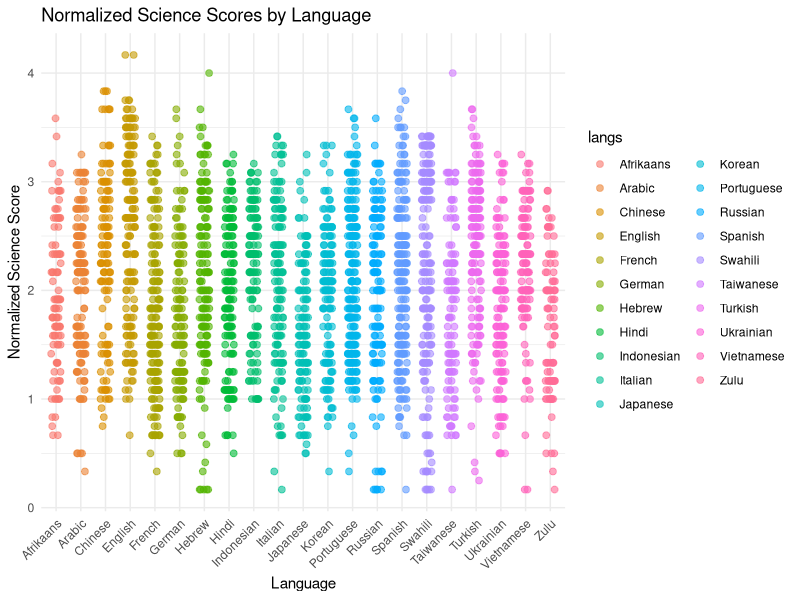
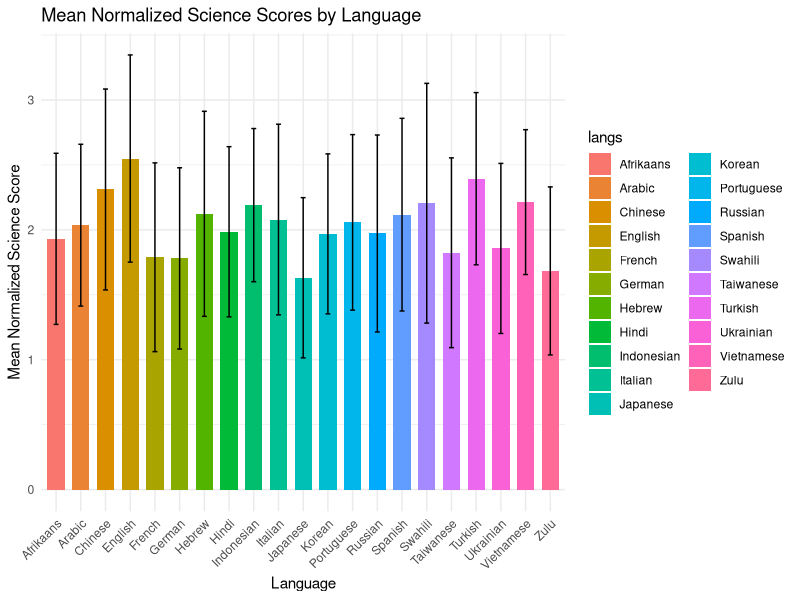
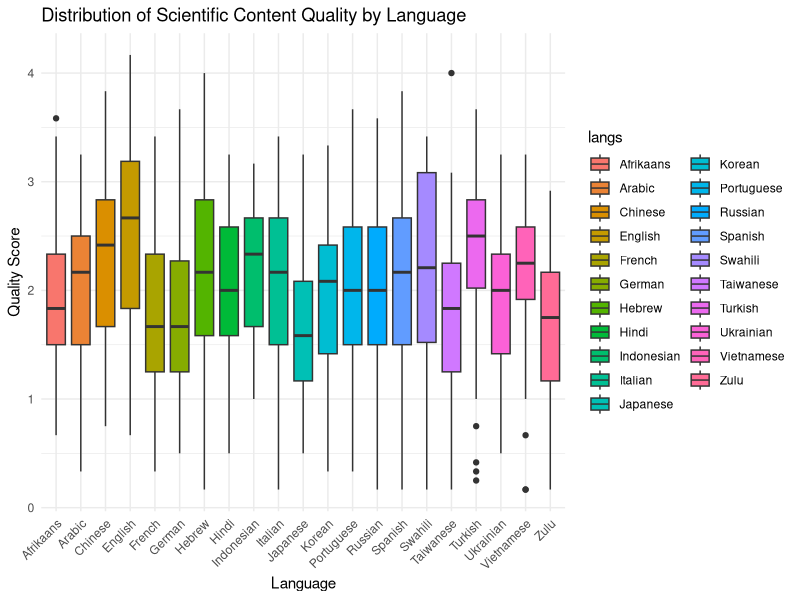

These figures' R source, in order: (Note: this script raises an error after producing the figures.)
## ---- chunk 1
knitr::opts_chunk$set(echo = TRUE)
## ---- chunk 2
library(tidyverse)
## ---- chunk 3
data <- read_tsv('cleaned_data.tsv')
glimpse(data)
## ---- chunk 4
ggplot(data, aes(x = langs, y = agg_sci_qual_norm, color = langs)) +
  geom_jitter(width = 0.2, height = 0, size = 2, alpha = 0.6) +
  theme_minimal() +
  labs(
    title = "Normalized Science Scores by Language",
    x = "Language",
    y = "Normalized Science Score"
  ) +  theme(
    axis.text.x = element_text(angle = 45, hjust = 1)
  )
## ---- chunk 5

# Summarize data to get mean and standard deviation
summary_data <- data %>%
  group_by(langs) %>%
  summarise(
    mean_score = mean(agg_sci_qual_norm),
    sd_score = sd(agg_sci_qual_norm)
  )

# Plotting the data
ggplot(summary_data, aes(x = langs, y = mean_score, fill = langs)) +
  geom_bar(stat = "identity", position = position_dodge(), width = 0.7) +
  geom_errorbar(aes(ymin = mean_score - sd_score, ymax = mean_score + sd_score), width = 0.2, position = position_dodge(0.7)) +
  theme_minimal() +
  labs(
    title = "Mean Normalized Science Scores by Language",
    x = "Language",
    y = "Mean Normalized Science Score"
  )  +  theme(
    axis.text.x = element_text(angle = 45, hjust = 1)
  )
## ---- chunk 6
ggplot(data, aes(x = langs, y = agg_sci_qual_norm, fill = langs)) +
  geom_boxplot() +
  theme_minimal() +
  labs(
    title = "Distribution of Scientific Content Quality by Language",
    x = "Language",
    y = "Quality Score"
  ) +
  theme(axis.text.x = element_text(angle = 45, hjust = 1)) 
## ---- chunk 7
library(caret)

# Set the seed for reproducibility
set.seed(123)

# Split the data into 70% training and 30% test
trainIndex <- createDataPartition(data$agg_sci_qual_norm, p = 0.7, 
                                  list = FALSE, 
                                  times = 1)

# Create the training and test data-sets
trainData <- data[trainIndex, ]
testData <- data[-trainIndex, ]
## ---- chunk 8
# Convert langs and country to factors
trainData <- trainData %>%
  mutate(
    langs = factor(langs),
    country = factor(country)
  )

# Run the linear regression model again
model <- lm(agg_sci_qual_norm ~ ., data = trainData)
summary(model)
## ---- chunk 9
model <- lm(agg_sci_qual_norm ~ . - jargon_score - site_type_fct - country - langs, data = trainData)
summary(model)
## ---- chunk 10
model <- lm(agg_sci_qual_norm ~ result_number + link_type + how_recent_is_the_information  + are_there_local_examples_in_the_content_e_g_r + local_examples_prop + does_the_content_present_advantages_and_disad + link_accessibility + jargon_score, data = trainData)
summary(model)
## ---- chunk 11
model1 <- lm(agg_sci_qual_norm ~ . - access_multimedia - access_sci - access - cred - contextual - accuracy,data = trainData)
step_model <- step(model1)
summary(step_model)
## ---- chunk 12
#experimenting more
model2 <- lm(formula = agg_sci_qual_norm ~ langs + type + result_number + 
    link_type + link_accessibility + how_recent_is_the_information + 
    jargon_score + local_examples_prop + does_the_content_present_advantages_and_disad + 
    site_type_fct, data = trainData)
summary(model2)
## ---- chunk 13
predictions <- predict(model2, newdata = testData)
# calculate RMSE
rmse <- function(actual, predicted) {
  sqrt(mean((actual - predicted)^2))
}

# Calculate RMSE for full model
rmse <- rmse(testData$agg_sci_qual_norm, predictions)
cat("RMSE: ", rmse, "\n")

#calculate the MAE
mae <- function(actual, predicted) {
  mean(abs(actual - predicted))
}
mae <- mae(testData$agg_sci_qual_norm, predictions)
cat("MAE: ", mae, "\n")

#calculate the r squared
r_squared <- function(actual, predicted) {
  1 - sum((actual - predicted)^2) / sum((actual - mean(actual))^2)
}
r <- r_squared(testData$agg_sci_qual_norm, predictions)

# Function to calculate adjusted R-squared
adjusted_r_squared <- function(actual, predicted, num_predictors) {
  n <- length(actual)
  r_squared <- 1 - sum((actual - predicted)^2) / sum((actual - mean(actual))^2)
  adj_r_squared <- 1 - (1 - r_squared) * ((n - 1) / (n - num_predictors - 1))
  return(adj_r_squared)
}

cat("r^2: ", r)
# num_predictors is the number of predictors used in your model
num_predictors <- length(predictions)  # or set to the number of predictors used in your model
adj_r <- adjusted_r_squared(testData$agg_sci_qual_norm, predictions, 10)

# Print adjusted R-squared
cat("adjusted r^2: ", adj_r)



## ---- chunk 14
data_no_4 <- data %>%
  filter(link_accessibility != 4)
glimpse(data_no_4)
## ---- chunk 15
ggplot(data_no_4, aes(x = langs, y = agg_sci_qual_norm, fill = langs)) +
  geom_boxplot() +
  theme_minimal() +
  labs(
    title = "Distribution of Scientific Content Quality by Language (Withhout Irrelevant Search Results)",
    x = "Language",
    y = "Quality Score"
  ) +
  theme(axis.text.x = element_text(angle = 45, hjust = 1)) 
